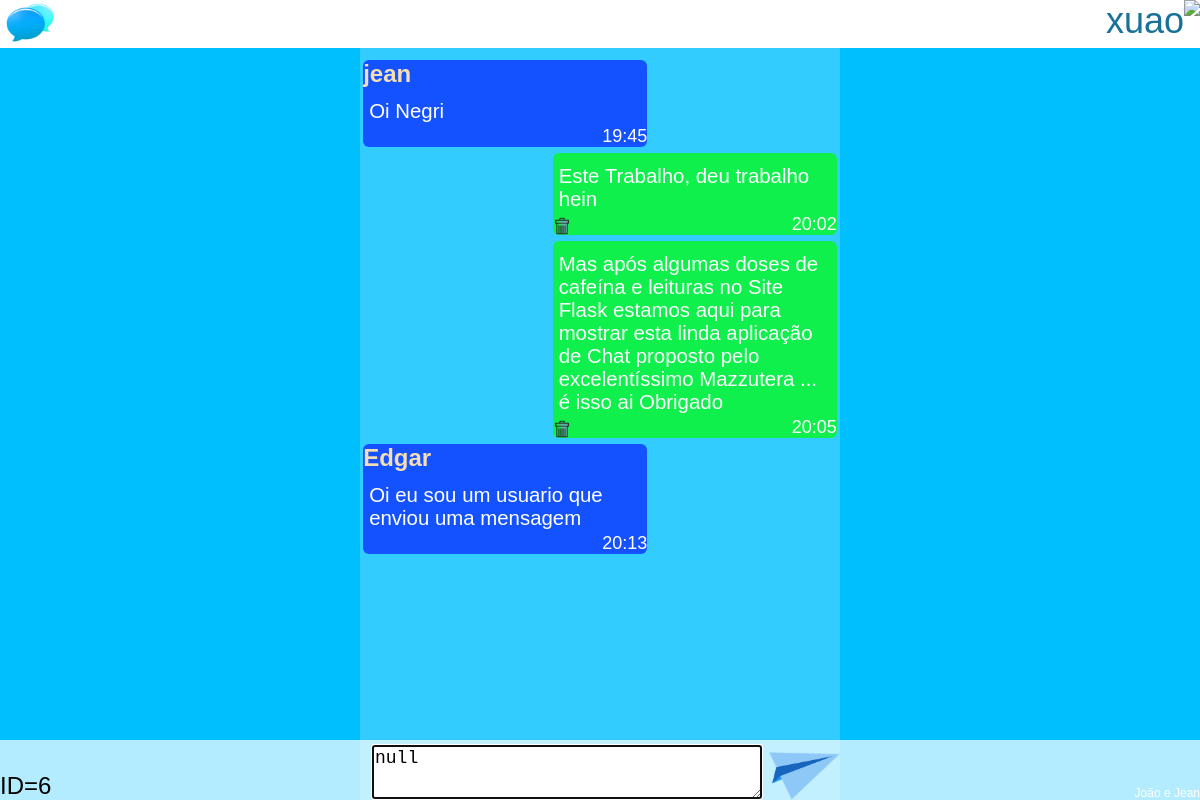
Screenshot of /index (signed in) with the database file from the repository.
### tables this page shows
CREATE TABLE user (
  id INTEGER PRIMARY KEY AUTOINCREMENT,
  username TEXT UNIQUE NOT NULL,
  password TEXT NOT NULL
);

CREATE TABLE post (
  id INTEGER PRIMARY KEY AUTOINCREMENT,
  author_id INTEGER NOT NULL,
  created TIMESTAMP NOT NULL DEFAULT CURRENT_TIMESTAMP,
  body TEXT NOT NULL,
  cont BOOLEAN,
  FOREIGN KEY (author_id) REFERENCES user (id)
);

### flaskr/blog.py (the view)
@bp.route('/index')
def index():
    db = get_db()
    posts = db.execute(
        'SELECT p.id, body, created, author_id, username'
        ' FROM post p JOIN user u ON p.author_id = u.id'
        ' ORDER BY created ASC '
    ).fetchall()
    return render_template('blog/index.html', posts=posts)

### flaskr/auth.py (called while the page is built)
@bp.before_app_request
def load_logged_in_user():
    user_id = session.get('user_id')
    if user_id is None:
        g.user = None
    else:
        g.user = get_db().execute(
            'SELECT * FROM user WHERE id = ?', (user_id,)
        ).fetchone()

### flaskr/db.py (called while the page is built)
def get_db():
    if 'db' not in g:
        g.db = sqlite3.connect(
            current_app.config['DATABASE'],
            detect_types=sqlite3.PARSE_DECLTYPES
        )
        g.db.row_factory = sqlite3.Row
    return g.db

### flaskr/templates/blog/index.html (shortened to what this page needs)
{% extends 'base.html' %}
    {% block img %}
        <img class="logo" src="{{ url_for('static', filename='logo.png') }}">
    {% endblock %}
{% block content %}
  {% for post in posts %}
    {% if g.user['id'] == post['author_id'] %}
      <article class="post-pessoal">
          <p class="hora-msg">{{ post['created'].strftime('%H:%M') }}</p>
          <form action="{{ url_for('blog.delete', id=post['id']) }}" method="post">
            <input class="icone" type = "image" src = "{{ url_for('static', filename='icone1.png') }}" alt = "Deletar" />
          </form>
        <p class="body-msg">{{ post['body'] }}</p>
      </article>
    {% endif %}
    {% if g.user['id'] != post['author_id'] %}
      <article class="post-normal">
          <p class="pessoa-msg"><b>{{ post['username'] }}</b></p>
          <p class="hora-msg">{{ post['created'].strftime('%H:%M') }}</p>
          <p class="body-msg">{{ post['body'] }}</p>
      </article>
    {% endif %}
  {% endfor %}
{% endblock %}
{% block barraMsg %}
    <form method="post" class="barra-msg">
      <div class="center-block">
            <textarea class="input-msg" name="body" id="body" autofocus>{{ body }}</textarea>
            <input class="btn-msg" onclick="localStorage.setItem('campo', '')" type = "image" src = "{{ url_for('static', filename='icone2.png') }}" alt = "Enviar">
      </div>
    </form>
        <p class="idUsuario">ID={{g.user['id']}}</p>
{% endblock %}

### flaskr/templates/base.html (shortened to what this page needs)
<!doctype html>
<link rel="stylesheet" href="../static/style1.css">
<body>
<nav>
  {% block img %}{% endblock %}
  <ul>
    {% if g.user %}
      <li class="nome-inicial" onclick="togle('blocklado')">
          <img class="icone1" src="{{ url_for('static', filename='conta.png') }}">
          <p class="text4" id="usuario">{{ g.user['username'] }}</p>
      </li>
    {% else %}
    <li class="btn-inicial"><a href="{{ url_for('auth.register') }}"><p class="text1">Registre-se</p></a>
    <li class="btn-inicial"><a href="{{ url_for('auth.login') }}"><p class="text1">Faça Login</p></a>
    {% endif %}
  </ul>
</nav>
<div class="desfoque-tela"></div>
<section class="content" id="scroll">
    {% block content %}{% endblock %}
</section>
    {% block barraMsg %}{% endblock %}
<p class="text3">João e Jean</p>
</body>

### flaskr/static/style1.css (style rules this page uses)
body { background: deepskyblue; }
p { font-family: helvetica; margin: 0; color: white; }
nav { position: fixed; top: 0; left: 0; right: 0; background: white; height: 4vw; z-index: 2; }
ul { display: inline-block; float: right; height: 100%; margin: 0; }
li { display: inline-block; float: left; height: 100%; }
.logo { display: inline-block; height: 100%; float: left; }
section { position: relative; width: 40%; margin: 5vw 30% 0px 30%; padding-bottom: 5vw; z-index: 0; }
.desfoque-tela { position: fixed; left: 30%; right: 30%; top: 4vw; bottom: 0; background: rgba(255,255,255,0.2); }
.text3 { position: fixed; right: 0; bottom: 0; color: white; font-size: 1vw; }
.post-normal { position: relative; background: rgba(0,0,255,0.6); margin:0.5px 40% 0.5vw 0px; width: 60%; border-radius: 0.5vw; }
.post-pessoal { position: relative; background: rgba(0,255,0,0.7); margin:0.5vw 0px 0.5vw 40%; width: 60%; border-radius: 0.5vw; }
.pessoa-msg { font-size: 2vw; color: wheat; }
.body-msg { font-size: 1.7vw; padding: 1vw 0.5vw 2vw 0.5vw; }
.hora-msg { position: absolute; right: 0; bottom: 0; font-size: 1.5vw; }
.icone { position: absolute; left: 0; bottom: 0; height: 1.5vw; }
.barra-msg { position: fixed; bottom: 0; left: 0; right: 0; height: 5vw; background: rgba(255,255,255,0.7); }
.input-msg { margin: 1% 1vw 1% 1vw; height: 80%; width: 80%; font-size: 1.5vw; }
.btn-msg { position: absolute; bottom: 0; right: 30%; height: 80%; }
.center-block { width: 40%; margin: auto; height: 100%; }
.nome-inicial { height: 100%; }
.icone1 { display: inline-block; float: right; height: 100%; }
.text4 { display: inline-block; float: left; font-size: 3vw; color: #177199; }
.idUsuario { position: fixed; color: black; bottom: 0; left: 0; font-size: 2vw; }

### rows the page displays
user: user.username "xuao", user.id "6"
post: username "jean", created "19:45", body "Oi Negri"
post: created "20:02", body "Este Trabalho, deu trabalho hein"
post: created "20:05", body "Mas após algumas doses de cafeína e leituras no Site Flask estamos aqui para mostrar esta linda aplicação de Chat proposto pelo excelentíssimo Mazzutera ... é isso ai Obrigado"
post: username "Edgar", created "20:13", body "Oi eu sou um usuario que enviou uma mensagem"
